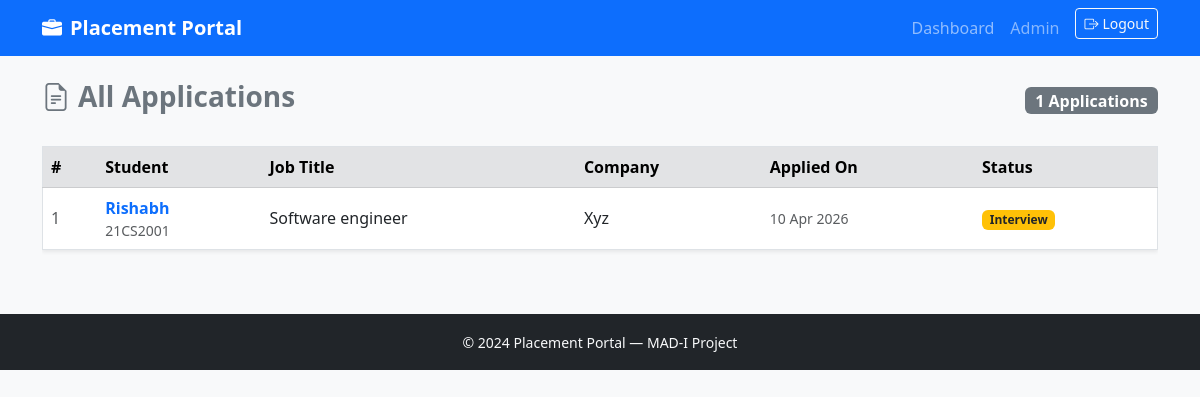
The app's page /admin/applications (signed in), older data.
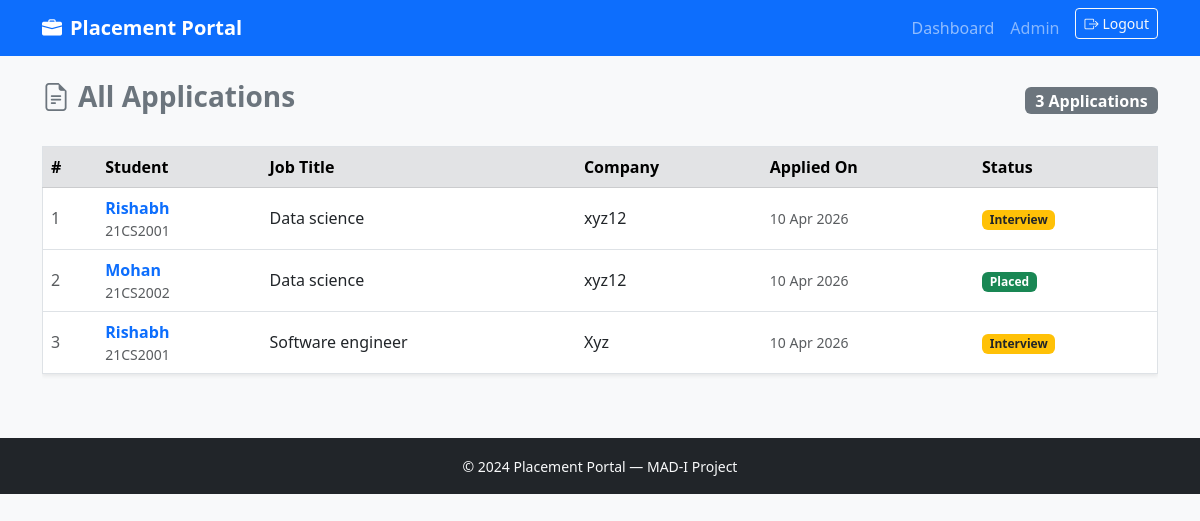
The same page, newer data.
### models.py (models this page shows, shortened)
class User(UserMixin, db.Model):
    id= db.Column(db.Integer, primary_key=True)
    username= db.Column(db.String(80), unique=True, nullable=False)
    email= db.Column(db.String(120), unique=True, nullable=False)
    password_hash = db.Column(db.String(256))
    role = db.Column(db.String(20))
    active = db.Column(db.Boolean, default=True)
    student_profile = db.relationship('Student', backref='user', uselist=False)
    company_profile = db.relationship('Company', backref='user', uselist=False)
    @property
    def is_active(self):
        return self.active

class Application(db.Model):
    id = db.Column(db.Integer, primary_key=True)
    student_id = db.Column(db.Integer, db.ForeignKey('student.id'), nullable=False)
    job_id = db.Column(db.Integer, db.ForeignKey('job_position.id'), nullable=False)
    applied_at = db.Column(db.DateTime, default=lambda: datetime.now(timezone.utc))
    status = db.Column(db.String(30), default='applied')
    notes = db.Column(db.Text)
    updated_at = db.Column(db.DateTime, default=lambda: datetime.now(timezone.utc))
    __table_args__ = (
        db.UniqueConstraint('student_id', 'job_id', name='uq_student_job'),
    )

class Student(db.Model):
    id = db.Column(db.Integer, primary_key=True)
    user_id = db.Column(db.Integer, db.ForeignKey('user.id'), nullable=False)
    name = db.Column(db.String(100))
    roll_no = db.Column(db.String(50), unique=True)
    branch = db.Column(db.String(100))
    cgpa = db.Column(db.Float)
    skills = db.Column(db.Text)
    phone = db.Column(db.String(20))
    linkedin = db.Column(db.String(250))
    about = db.Column(db.Text)
    resume_path = db.Column(db.String(250))
    applications  = db.relationship('Application', backref='student', lazy='dynamic')
    notifications = db.relationship('Notification', backref='student', lazy='dynamic')

class JobPosition(db.Model):
    id = db.Column(db.Integer, primary_key=True)
    company_id = db.Column(db.Integer, db.ForeignKey('company.id'), nullable=False)
    title = db.Column(db.String(150))
    description = db.Column(db.Text)
    required_skills = db.Column(db.Text)
    experience = db.Column(db.String(100))
    salary_min = db.Column(db.Float)
    salary_max = db.Column(db.Float)
    location = db.Column(db.String(150))
    deadline = db.Column(db.DateTime)
    status = db.Column(db.String(20), default='active')
    is_approved = db.Column(db.Boolean, default=False)
    created_at = db.Column(db.DateTime, default=lambda: datetime.now(timezone.utc), nullable=False)
    applications = db.relationship('Application', backref='job', lazy='dynamic')

class Company(db.Model):
    id = db.Column(db.Integer, primary_key=True)
    user_id = db.Column(db.Integer, db.ForeignKey('user.id'), nullable=False)
    name = db.Column(db.String(150))
    industry = db.Column(db.String(100))
    website = db.Column(db.String(250))
    description = db.Column(db.Text)
    location = db.Column(db.String(150))
    approval_status = db.Column(db.String(20), default='pending')
    is_blacklisted  = db.Column(db.Boolean, default=False)
    created_at = db.Column(db.DateTime, default=lambda: datetime.now(timezone.utc), nullable=False)
    jobs = db.relationship('JobPosition', backref='company', lazy='dynamic')

### routes/admin.py (the view)
@admin_bp.route('/applications')
@login_required
@admin_required
def applications():
    applications = Application.query.order_by(Application.applied_at.desc()).all()
    return render_template('admin/applications.html', applications = applications)

### models.py (called while the page is built)
@login_manager.user_loader
def load_user(user_id):
    return User.query.get(int(user_id))

### routes/admin.py (called while the page is built)
def admin_required(f):
    @wraps(f)
    def wrapped(*args, **kwargs):
        if not current_user.is_authenticated:
            flash('Please login first.', 'danger')
            return redirect(url_for('auth.login'))
        if current_user.role != 'admin':
            flash('Admin access required.', 'danger')
            return redirect(url_for('auth.login'))
        return f(*args, **kwargs)
    return wrapped

### templates/admin/applications.html (shortened to what this page needs)
{% extends 'base.html' %}
{% block content %}
<div class="d-flex justify-content-between align-items-center mb-4">
  <h3 class="fw-bold text-secondary">
    <i class="bi bi-file-earmark-text me-2"></i>All Applications
  </h3>
  <span class="badge bg-secondary fs-6">{{ applications|length }} Applications</span>
</div>
{% if applications %}
<div class="table-responsive">
  <table class="table table-hover align-middle border shadow-sm">
    <thead class="table-secondary">
      <tr>
        <th>#</th>
        <th>Student</th>
        <th>Job Title</th>
        <th>Company</th>
        <th>Applied On</th>
        <th>Status</th>
      </tr>
    </thead>
    <tbody>
      {% for app in applications %}
      <tr>
        <td class="text-muted">{{ loop.index }}</td>
        <td>
          <a href="{{ url_for('admin.student_detail', student_id=app.student.id) }}"
             class="fw-semibold text-decoration-none">{{ app.student.name }}</a>
          <div class="small text-muted">{{ app.student.roll_no or '—' }}</div>
        </td>
        <td>{{ app.job.title }}</td>
        <td>{{ app.job.company.name }}</td>
        <td class="small text-muted">{{ app.applied_at.strftime('%d %b %Y') }}</td>
        <td>
          <span class="badge
            {% if app.status == 'placed' %}bg-success
            {% elif app.status == 'rejected' %}bg-danger
            {% elif app.status == 'shortlisted' %}bg-info
            {% elif app.status == 'interview' %}bg-warning text-dark
            {% else %}bg-secondary{% endif %}">
            {{ app.status | capitalize }}
          </span>
        </td>
      </tr>
      {% endfor %}
    </tbody>
  </table>
</div>
{% else %}
<div class="text-center py-5 text-muted">
  <i class="bi bi-file-earmark-text display-4"></i>
  <p class="mt-2">No applications yet.</p>
</div>
{% endif %}
{% endblock %}

### templates/base.html (shortened to what this page needs)
<!DOCTYPE html>
<html lang="en">
<head>
  <link href="https://cdn.jsdelivr.net/npm/bootstrap@5.3.0/dist/css/bootstrap.min.css" rel="stylesheet"/>
  <link href="https://cdn.jsdelivr.net/npm/bootstrap-icons@1.11.0/font/bootstrap-icons.css" rel="stylesheet"/>
</head>
<body class="bg-light">
<nav class="navbar navbar-expand-lg navbar-dark bg-primary">
  <div class="container">
    <a class="navbar-brand fw-bold" href="{{ url_for('auth.index') }}">
      <i class="bi bi-briefcase-fill me-2"></i>Placement Portal
    </a>
    <div class="collapse navbar-collapse" id="navbarNav">
      <ul class="navbar-nav ms-auto">
        {% if current_user.is_authenticated %}
          {% if current_user.role == 'admin' %}
            <li class="nav-item">
              <a class="nav-link" href="{{ url_for('admin.dashboard') }}">Dashboard</a>
            </li>
          {% elif current_user.role == 'company' %}
            <li class="nav-item">
              <a class="nav-link" href="{{ url_for('company.dashboard') }}">Dashboard</a>
            </li>
          {% endif %}
          <li class="nav-item">
            <span class="nav-link text-white-50">
              {{ current_user.role | capitalize }}
            </span>
          </li>
          <li class="nav-item">
            <a class="btn btn-outline-light btn-sm ms-2"
               href="{{ url_for('auth.logout') }}">
              <i class="bi bi-box-arrow-right me-1"></i>Logout
            </a>
          </li>
        {% endif %}
      </ul>
    </div>
  </div>
</nav>
<main class="container my-4">
  {% block content %}{% endblock %}
</main>
<footer class="bg-dark text-light text-center py-3 mt-5">
  <small>&copy; 2024 Placement Portal — MAD-I Project</small>
</footer>
</body>
</html>

Row changes from the older to the newer data that the page shows:
added Application: student.name "Rishabh", student "21CS2001", job "Data science", job.company.name "xyz12", applied_at "10 Apr 2026", status "Interview"
added Application: student.name "Mohan", student "21CS2002", job "Data science", job.company.name "xyz12", applied_at "10 Apr 2026", status "Placed"
Text that changed along with them:
{{ applications|length }}: "1" → "3"
